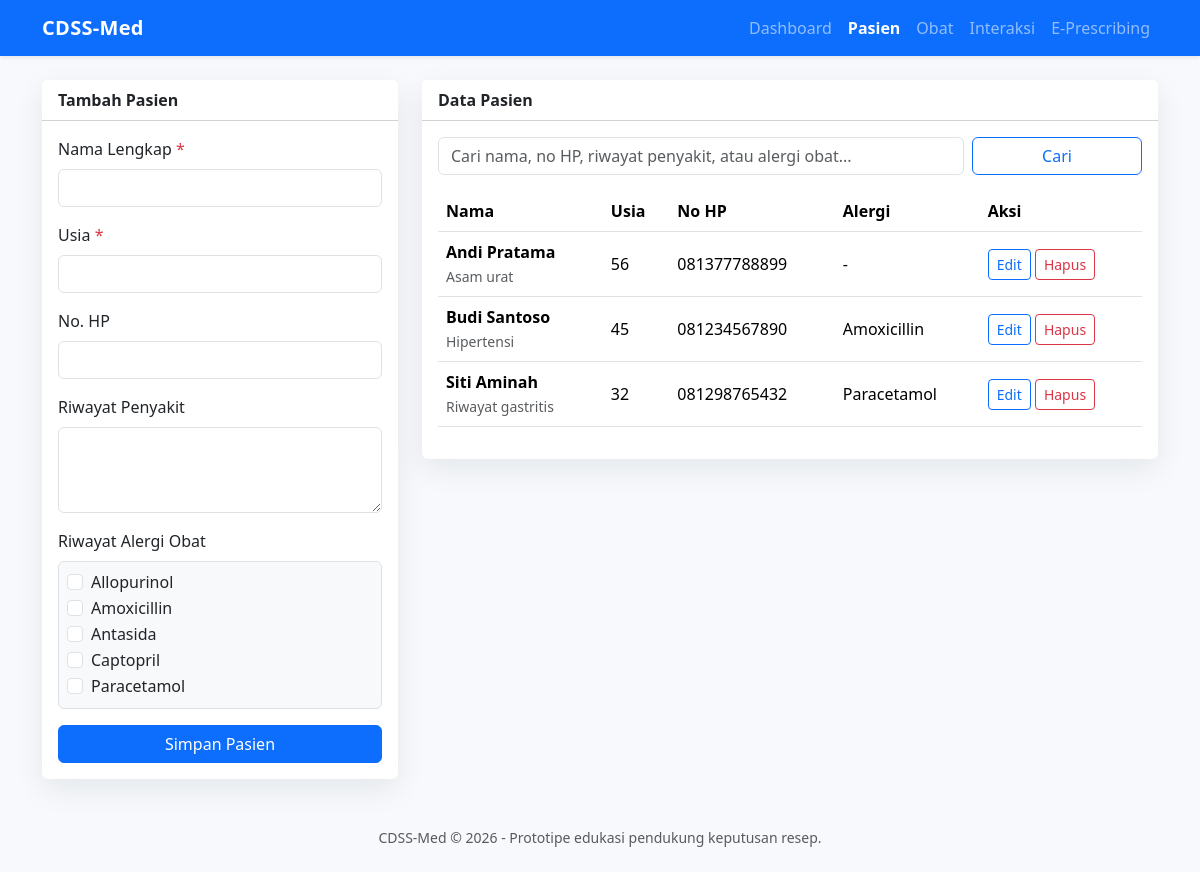
The app's page /pasien.php with its own data.
### tables this page shows
CREATE TABLE obat (
    id INT AUTO_INCREMENT PRIMARY KEY,
    nama_obat VARCHAR(120) NOT NULL UNIQUE,
    kategori VARCHAR(80) NULL,
    harga DECIMAL(12,2) NOT NULL DEFAULT 0,
    created_at TIMESTAMP DEFAULT CURRENT_TIMESTAMP
);

CREATE TABLE pasien (
    id INT AUTO_INCREMENT PRIMARY KEY,
    nama_lengkap VARCHAR(120) NOT NULL,
    usia INT NOT NULL,
    no_hp VARCHAR(25) NULL,
    riwayat_penyakit TEXT NULL,
    created_at TIMESTAMP DEFAULT CURRENT_TIMESTAMP
);

### koneksi.php (called while the page is built, shortened)
<?php
function e(?string $value): string
{
    return htmlspecialchars((string) $value, ENT_QUOTES, 'UTF-8');
}

### pasien.php (the view, shortened to what this page needs)
<?php
require_once 'koneksi.php';
$edit = null;
$selectedAlergi = array();
$q = isset($_GET['q']) ? trim($_GET['q']) : '';
$obatList = $pdo->query('SELECT * FROM obat ORDER BY nama_obat')->fetchAll();
$pasienSql = "SELECT p.*, GROUP_CONCAT(o.nama_obat ORDER BY o.nama_obat SEPARATOR ', ') AS daftar_alergi
     FROM pasien p
     LEFT JOIN alergi_pasien ap ON ap.pasien_id = p.id
     LEFT JOIN obat o ON o.id = ap.obat_id
     GROUP BY p.id";
$pasienParams = array();
$pasienSql .= ' ORDER BY p.nama_lengkap';
$stmtPasien = $pdo->prepare($pasienSql);
$stmtPasien->execute($pasienParams);
$pasienList = $stmtPasien->fetchAll();
require 'header.php';
?>
<div class="row g-4">
    <div class="col-lg-4">
        <div class="card">
            <div class="card-header bg-white fw-semibold"><?= $edit ? 'Edit Pasien' : 'Tambah Pasien'; ?></div>
            <div class="card-body">
                <form method="post">
                    <div class="mb-3">
                        <label class="form-label required">Nama Lengkap</label>
                        <input type="text" name="nama_lengkap" class="form-control" value="<?= e(isset($edit['nama_lengkap']) ? $edit['nama_lengkap'] : ''); ?>" required>
                    </div>
                    <div class="mb-3">
                        <label class="form-label required">Usia</label>
                        <input type="number" name="usia" class="form-control" min="1" value="<?= e(isset($edit['usia']) ? $edit['usia'] : ''); ?>" required>
                    </div>
                    <div class="mb-3">
                        <label class="form-label">No. HP</label>
                        <input type="text" name="no_hp" class="form-control" value="<?= e(isset($edit['no_hp']) ? $edit['no_hp'] : ''); ?>">
                    </div>
                    <div class="mb-3">
                        <label class="form-label">Riwayat Penyakit</label>
                        <textarea name="riwayat_penyakit" class="form-control" rows="3"><?= e(isset($edit['riwayat_penyakit']) ? $edit['riwayat_penyakit'] : ''); ?></textarea>
                    </div>
                    <div class="mb-3">
                        <label class="form-label">Riwayat Alergi Obat</label>
                        <div class="border rounded p-2 bg-light" style="max-height: 180px; overflow:auto;">
                            <?php foreach ($obatList as $obat): ?>
                                <div class="form-check">
                                    <input class="form-check-input" type="checkbox" name="alergi_obat[]" value="<?= e($obat['id']); ?>" id="alergi<?= e($obat['id']); ?>" <?= in_array((int) $obat['id'], $selectedAlergi, true) ? 'checked' : ''; ?>>
                                    <label class="form-check-label" for="alergi<?= e($obat['id']); ?>"><?= e($obat['nama_obat']); ?></label>
                                </div>
                            <?php endforeach; ?>
                        </div>
                    </div>
                    <button class="btn btn-primary w-100" type="submit">Simpan Pasien</button>
                </form>
            </div>
        </div>
    </div>
    <div class="col-lg-8">
        <div class="card">
            <div class="card-header bg-white fw-semibold">Data Pasien</div>
            <div class="card-body">
                <form method="get" class="row g-2 mb-3">
                    <div class="col-md-9">
                        <input type="text" name="q" class="form-control" value="<?= e($q); ?>" placeholder="Cari nama, no HP, riwayat penyakit, atau alergi obat...">
                    </div>
                    <div class="col-md-3 d-flex gap-2">
                        <button class="btn btn-outline-primary flex-fill" type="submit">Cari</button>
                    </div>
                </form>
                <div class="table-responsive">
                <table class="table table-hover align-middle">
                    <thead><tr><th>Nama</th><th>Usia</th><th>No HP</th><th>Alergi</th><th>Aksi</th></tr></thead>
                    <tbody>
                    <?php foreach ($pasienList as $pasien): ?>
                        <tr>
                            <td><strong><?= e($pasien['nama_lengkap']); ?></strong><br><span class="small text-muted"><?= e($pasien['riwayat_penyakit']); ?></span></td>
                            <td><?= e($pasien['usia']); ?></td>
                            <td><?= e($pasien['no_hp']); ?></td>
                            <td><?= e($pasien['daftar_alergi'] ?: '-'); ?></td>
                            <td class="text-nowrap">
                                <a class="btn btn-sm btn-outline-primary" href="?edit=<?= e($pasien['id']); ?>">Edit</a>
                                <a class="btn btn-sm btn-outline-danger" href="?hapus=<?= e($pasien['id']); ?>" onclick="return confirm('Hapus pasien ini?')">Hapus</a>
                            </td>
                        </tr>
                    <?php endforeach; ?>
                    </tbody>
                </table>
                </div>
            </div>
        </div>
    </div>
</div>
<?php require 'footer.php'; ?>

### header.php (style rules this page uses)
body { background: #f7f9fc; }
.card { border: 0; box-shadow: 0 10px 30px rgba(15, 23, 42, .08); }
.required::after { content: ' *'; color: #dc3545; }

### records on screen
obat: nama_obat "Allopurinol"
obat: nama_obat "Amoxicillin"
obat: nama_obat "Antasida"
obat: nama_obat "Captopril"
obat: nama_obat "Paracetamol"
pasien: nama_lengkap "Andi Pratama", riwayat_penyakit "Asam urat", usia "56", no_hp "081377788899", daftar_alergi "-"
pasien: nama_lengkap "Budi Santoso", riwayat_penyakit "Hipertensi", usia "45", no_hp "081234567890", daftar_alergi "Amoxicillin"
pasien: nama_lengkap "Siti Aminah", riwayat_penyakit "Riwayat gastritis", usia "32", no_hp "081298765432", daftar_alergi "Paracetamol"

### other values on screen
$label "Dashboard"
$label "Pasien"
$label "Obat"
$label "Interaksi"
$label "E-Prescribing"
